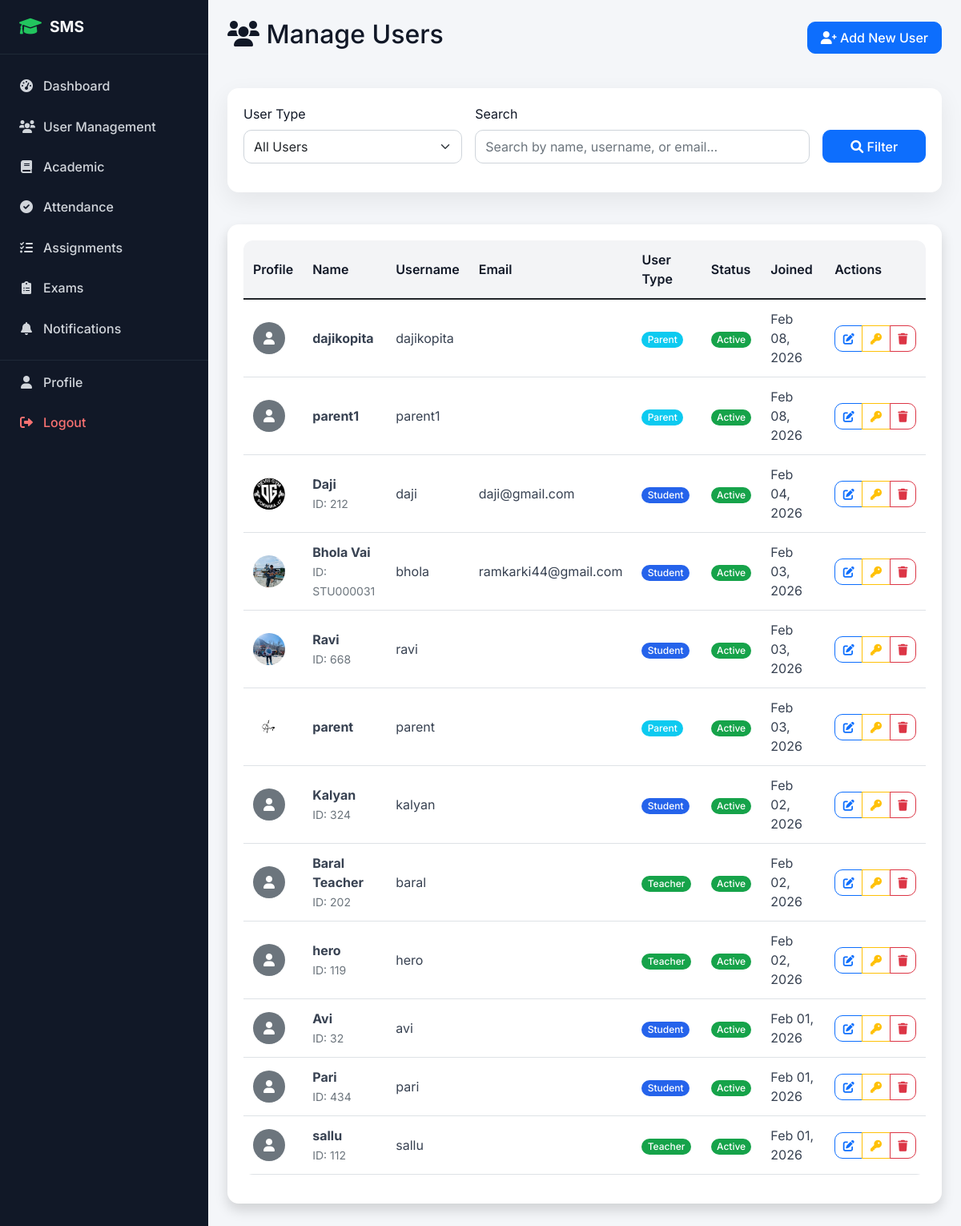
/accounts/admin/users/ (signed in), run on the app's committed database.
### accounts/models.py (models this page shows, shortened)
class User(AbstractUser):
    USER_TYPE_CHOICES = (
        ('admin', 'Admin'),
        ('student', 'Student'),
        ('teacher', 'Teacher'),
        ('parent', 'Parent'),
    )
    user_type = models.CharField(max_length=10, choices=USER_TYPE_CHOICES)
    phone_regex = RegexValidator(regex=r'^\+?1?\d{9,15}$', message="Phone number must be entered in the format: '+999999999'. Up to 15 digits allowed.")
    phone_number = models.CharField(validators=[phone_regex], max_length=17, blank=True)
    address = models.TextField(blank=True)
    date_of_birth = models.DateField(null=True, blank=True)
    profile_picture = models.ImageField(upload_to='profile_pics/', blank=True, null=True)
    is_active = models.BooleanField(default=True)
    created_at = models.DateTimeField(auto_now_add=True)
    updated_at = models.DateTimeField(auto_now=True)

class StudentProfile(models.Model):
    user = models.OneToOneField(User, on_delete=models.CASCADE, related_name='student_profile')
    student_id = models.CharField(max_length=20, unique=True)
    admission_date = models.DateField()
    guardian_name = models.CharField(max_length=100)
    guardian_phone = models.CharField(max_length=17)
    guardian_email = models.EmailField()
    emergency_contact = models.CharField(max_length=17)
    blood_group = models.CharField(max_length=5, blank=True)

class TeacherProfile(models.Model):
    user = models.OneToOneField(User, on_delete=models.CASCADE, related_name='teacher_profile')
    employee_id = models.CharField(max_length=20, unique=True)
    qualification = models.CharField(max_length=200)
    experience_years = models.PositiveIntegerField(default=0)
    specialization = models.CharField(max_length=100)
    joining_date = models.DateField()

### accounts/views.py (the view, shortened to what this page needs)
# urls.py: path('admin/users/', views.admin_user_list, name='admin_user_list'),
@login_required
@user_passes_test(is_admin)
def admin_user_list(request):
    user_type = request.GET.get('type', 'all')
    search = request.GET.get('search', '')
    users = User.objects.exclude(user_type='admin')
    if user_type != 'all':
        users = users.filter(user_type=user_type)
    users = users.order_by('-date_joined')
    paginator = Paginator(users, 20)
    page_number = request.GET.get('page')
    page_obj = paginator.get_page(page_number)
    context = {
        'page_obj': page_obj,
        'user_type': user_type,
        'search': search,
        'user_types': [
            ('all', 'All Users'),
            ('student', 'Students'),
            ('teacher', 'Teachers'),
            ('parent', 'Parents'),
        ]
    }
    return render(request, 'accounts/admin_user_list.html', context)

### accounts/views.py (called while the page is built)
def is_admin(user):
    return user.is_authenticated and user.user_type == 'admin'

### templates/accounts/admin_user_list.html (shortened to what this page needs)
{% extends 'base.html' %}
{% block content %}
<div class="row">
    <div class="col-12">
        <div class="d-flex justify-content-between align-items-center mb-4">
            <h2><i class="fas fa-users"></i> Manage Users</h2>
            <a href="{% url 'accounts:admin_create_user' %}" class="btn btn-primary">
                <i class="fas fa-user-plus"></i> Add New User
            </a>
        </div>
    </div>
</div>
<div class="row mb-4">
    <div class="col-12">
        <div class="card">
            <div class="card-body">
                <form method="get" class="row g-3">
                    <div class="col-md-4">
                        <label for="type" class="form-label">User Type</label>
                        <select name="type" id="type" class="form-select">
                            {% for value, label in user_types %}
                                <option value="{{ value }}" {% if user_type == value %}selected{% endif %}>
                                    {{ label }}
                                </option>
                            {% endfor %}
                        </select>
                    </div>
                    <div class="col-md-6">
                        <label for="search" class="form-label">Search</label>
                        <input type="text" name="search" id="search" class="form-control"
                               placeholder="Search by name, username, or email..." value="{{ search }}">
                    </div>
                    <div class="col-md-2">
                        <label class="form-label">&nbsp;</label>
                        <div class="d-grid">
                            <button type="submit" class="btn btn-primary">
                                <i class="fas fa-search"></i> Filter
                            </button>
                        </div>
                    </div>
                </form>
            </div>
        </div>
    </div>
</div>
<div class="row">
    <div class="col-12">
        <div class="card shadow">
            <div class="card-body">
                <div class="table-responsive">
                    <table class="table table-hover">
                        <thead>
                            <tr>
                                <th>Profile</th>
                                <th>Name</th>
                                <th>Username</th>
                                <th>Email</th>
                                <th>User Type</th>
                                <th>Status</th>
                                <th>Joined</th>
                                <th>Actions</th>
                            </tr>
                        </thead>
                        <tbody>
                            {% for user in page_obj %}
                            <tr>
                                <td>
                                    {% if user.profile_picture %}
                                        <img src="{{ user.profile_picture.url }}" class="rounded-circle" width="40" height="40">
                                    {% else %}
                                        <div class="bg-secondary rounded-circle d-flex align-items-center justify-content-center" style="width: 40px; height: 40px;">
                                            <i class="fas fa-user text-white"></i>
                                        </div>
                                    {% endif %}
                                </td>
                                <td>
                                    <strong>{{ user.get_full_name|default:user.username }}</strong>
                                    {% if user.user_type == 'student' and user.student_profile %}
                                        <br><small class="text-muted">ID: {{ user.student_profile.student_id }}</small>
                                    {% elif user.user_type == 'teacher' and user.teacher_profile %}
                                        <br><small class="text-muted">ID: {{ user.teacher_profile.employee_id }}</small>
                                    {% elif user.user_type == 'admin' and user.admin_profile %}
                                        <br><small class="text-muted">ID: {{ user.admin_profile.employee_id }}</small>
                                    {% endif %}
                                </td>
                                <td>{{ user.username }}</td>
                                <td>{{ user.email }}</td>
                                <td>
                                    {% if user.user_type == 'student' %}
                                        <span class="badge bg-primary">{{ user.get_user_type_display }}</span>
                                    {% elif user.user_type == 'teacher' %}
                                        <span class="badge bg-success">{{ user.get_user_type_display }}</span>
                                    {% elif user.user_type == 'parent' %}
                                        <span class="badge bg-info">{{ user.get_user_type_display }}</span>
                                    {% else %}
                                        <span class="badge bg-secondary">{{ user.get_user_type_display }}</span>
                                    {% endif %}
                                </td>
                                <td>
                                    {% if user.is_active %}
                                        <span class="badge bg-success">Active</span>
                                    {% else %}
                                        <span class="badge bg-danger">Inactive</span>
                                    {% endif %}
                                </td>
                                <td>{{ user.date_joined|date:"M d, Y" }}</td>
                                <td>
                                    <div class="btn-group" role="group">
                                        <a href="{% url 'accounts:admin_edit_user' user.id %}"
                                           class="btn btn-sm btn-outline-primary" title="Edit">
                                            <i class="fas fa-edit"></i>
                                        </a>
                                        <a href="{% url 'accounts:admin_reset_password' user.id %}"
                                           class="btn btn-sm btn-outline-warning" title="Reset Password">
                                            <i class="fas fa-key"></i>
                                        </a>
                                        <a href="{% url 'accounts:admin_delete_user' user.id %}"
                                           class="btn btn-sm btn-outline-danger" title="Delete">
                                            <i class="fas fa-trash"></i>
                                        </a>
                                    </div>
                                </td>
                            </tr>
                            {% endfor %}
                        </tbody>
                    </table>
                </div>
            </div>
        </div>
    </div>
</div>
{% endblock %}

### static/css/style.css (style rules this page uses)
:root { --primary-color: #0d6efd; --primary-dark: #0b5ed7; --bg-light: #f4f6f9; --text-dark: #212529; --text-muted: #6c757d; --card-radius: 12px; --transition: all 0.25s ease-in-out; }
body { font-family: 'Inter', sans-serif; background-color: var(--bg-light); color: var(--text-dark); min-height: 100vh; }
.card { border: none; border-radius: var(--card-radius); box-shadow: 0 8px 24px rgba(0, 0, 0, 0.08); transition: var(--transition); }
.btn { border-radius: 10px; font-weight: 500; padding: 0.45rem 1rem; transition: var(--transition); }
.btn-primary { background-color: var(--primary-color); border-color: var(--primary-color); }
.form-control, .form-select { border-radius: 10px; padding: 0.5rem 0.75rem; border: 1px solid #ced4da; transition: var(--transition); }
.table { background-color: #fff; border-radius: 12px; overflow: hidden; }
.table thead { background-color: #f1f3f5; }
.table th { font-weight: 600; color: var(--text-dark); }
.table td, .table th { vertical-align: middle; padding: 0.75rem; }
:root { --bg-light: #f4f6f9; --text-dark: #111827; --text-muted: #6b7280; --accent: #22c55e; }
.card { border-radius: 14px; border: none; background-color: #ffffff; box-shadow: 0 10px 30px rgba(0,0,0,0.07); }
.card-body { padding: 1.25rem; }
.badge { border-radius: 999px; padding: 0.35em 0.6em; font-weight: 500; font-size: 0.75rem; }
.badge.bg-success { background-color: #16a34a !important; }
.badge.bg-primary { background-color: #2563eb !important; }
.btn { border-radius: 10px; font-weight: 500; }
.btn-group .btn { padding: 0.3rem 0.6rem; }
.btn-outline-primary, .btn-outline-success, .btn-outline-info, .btn-outline-warning { border-width: 1.5px; }
.table { background-color: #ffffff; border-radius: 12px; overflow: hidden; }
.table thead { background-color: #f3f4f6; }
.table th { font-weight: 600; color: var(--text-dark); border-bottom: none; }
.table td { vertical-align: middle; color: #374151; }
.row > [class^="col"] { margin-bottom: 1rem; }

### data on the page
User: get_full_name "dajikopita", username "dajikopita", user_type "Parent", is_active "Active", date_joined "Feb 08, 2026"
User: get_full_name "parent1", username "parent1", user_type "Parent", is_active "Active", date_joined "Feb 08, 2026"
User: profile_picture (picture), get_full_name "Daji", student_profile.student_id "212", username "daji", email "daji@gmail.com", user_type "Student", is_active "Active", date_joined "Feb 04, 2026"
User: profile_picture (picture), get_full_name "Bhola Vai", student_profile.student_id "STU000031", username "bhola", email "ramkarki44@gmail.com", user_type "Student", is_active "Active", date_joined "Feb 03, 2026"
User: profile_picture (picture), get_full_name "Ravi", student_profile.student_id "668", username "ravi", user_type "Student", is_active "Active", date_joined "Feb 03, 2026"
User: profile_picture (picture), get_full_name "parent", username "parent", user_type "Parent", is_active "Active", date_joined "Feb 03, 2026"
User: get_full_name "Kalyan", student_profile.student_id "324", username "kalyan", user_type "Student", is_active "Active", date_joined "Feb 02, 2026"
User: get_full_name "Baral Teacher", teacher_profile.employee_id "202", username "baral", user_type "Teacher", is_active "Active", date_joined "Feb 02, 2026"
User: get_full_name "hero", teacher_profile.employee_id "119", username "hero", user_type "Teacher", is_active "Active", date_joined "Feb 02, 2026"
User: get_full_name "Avi", student_profile.student_id "32", username "avi", user_type "Student", is_active "Active", date_joined "Feb 01, 2026"
User: get_full_name "Pari", student_profile.student_id "434", username "pari", user_type "Student", is_active "Active", date_joined "Feb 01, 2026"
User: get_full_name "sallu", teacher_profile.employee_id "112", username "sallu", user_type "Teacher", is_active "Active", date_joined "Feb 01, 2026"

### other printed values
form field type "All Users"
